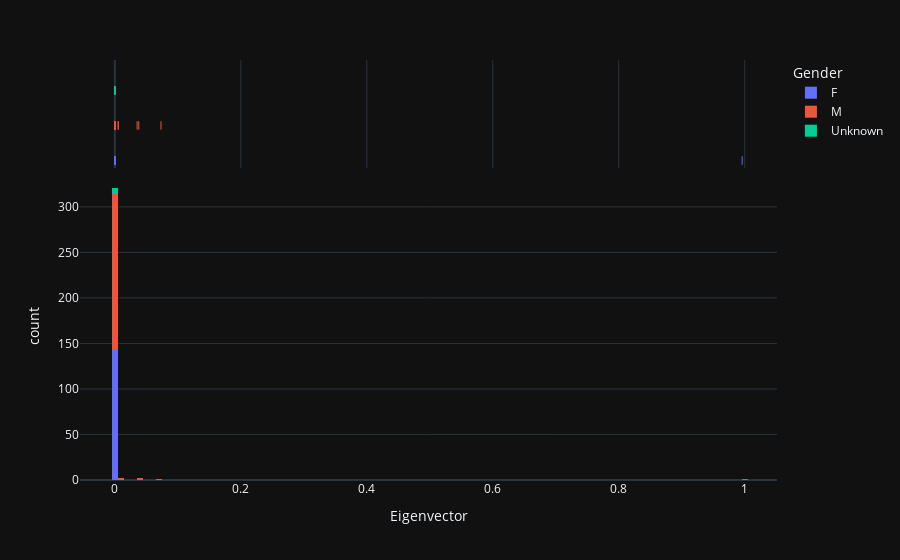

Notebook code for this chart:
### Markdown cell above
Female students have higher eigenvector centrality. They can be largely invisible in the network and have a lower number of connections but still have more communication power by knowing well-connected students.

### Code cell
fig = px.histogram(df, x="Eigenvector", color="Gender", marginal="rug",nbins=100, hover_data=df.columns, template = 'plotly_dark')
fig.show()

### Figure 1 — Plotly figure (JSON) as saved in the notebook; plotly's stock layout.template omitted (floating-point values rounded to 4 significant figures; data arrays with more than 128 entries replaced by an {"elided": "..."} marker saying what was removed)
{"data": [{"alignmentgroup": "True", "bingroup": "x", "hovertemplate": "Gender=F<br>Eigenvector=%{x}<br>count=%{y}<extra></extra>", "legendgroup": "F", "marker": {"color": "#636efa", "pattern": {"shape": ""}}, "name": "F", "nbinsx": 100, "offsetgroup": "F", "orientation": "v", "showlegend": true, "type": "histogram", "x": {"elided": "146 float values"}, "xaxis": "x", "yaxis": "y"}, {"alignmentgroup": "True", "boxpoints": "all", "customdata": {"elided": "146x7 mixed values"}, "fillcolor": "rgba(255,255,255,0)", "hoveron": "points", "hovertemplate": "Gender=%{customdata[2]}<br>Eigenvector=%{x}<br>studentID=%{customdata[0]}<br>Class=%{customdata[1]}<br>Degree=%{customdata[3]}<br>Closeness=%{customdata[4]}<br>Betweenness=%{customdata[5]}<br>PageRank=%{customdata[6]}<extra></extra>", "jitter": 0, "legendgroup": "F", "line": {"color": "rgba(255,255,255,0)"}, "marker": {"color": "#636efa", "symbol": "line-ns-open"}, "name": "F", "offsetgroup": "F", "showlegend": false, "type": "box", "x": {"elided": "146 float values"}, "xaxis": "x2", "yaxis": "y2"}, {"alignmentgroup": "True", "bingroup": "x", "hovertemplate": "Gender=M<br>Eigenvector=%{x}<br>count=%{y}<extra></extra>", "legendgroup": "M", "marker": {"color": "#EF553B", "pattern": {"shape": ""}}, "name": "M", "nbinsx": 100, "offsetgroup": "M", "orientation": "v", "showlegend": true, "type": "histogram", "x": {"elided": "176 float values"}, "xaxis": "x", "yaxis": "y"}, {"alignmentgroup": "True", "boxpoints": "all", "customdata": {"elided": "176x7 mixed values"}, "fillcolor": "rgba(255,255,255,0)", "hoveron": "points", "hovertemplate": "Gender=%{customdata[2]}<br>Eigenvector=%{x}<br>studentID=%{customdata[0]}<br>Class=%{customdata[1]}<br>Degree=%{customdata[3]}<br>Closeness=%{customdata[4]}<br>Betweenness=%{customdata[5]}<br>PageRank=%{customdata[6]}<extra></extra>", "jitter": 0, "legendgroup": "M", "line": {"color": "rgba(255,255,255,0)"}, "marker": {"color": "#EF553B", "symbol": "line-ns-open"}, "name": "M", "offsetgroup": "M", "showlegend": false, "type": "box", "x": {"elided": "176 float values"}, "xaxis": "x2", "yaxis": "y2"}, {"alignmentgroup": "True", "bingroup": "x", "hovertemplate": "Gender=Unknown<br>Eigenvector=%{x}<br>count=%{y}<extra></extra>", "legendgroup": "Unknown", "marker": {"color": "#00cc96", "pattern": {"shape": ""}}, "name": "Unknown", "nbinsx": 100, "offsetgroup": "Unknown", "orientation": "v", "showlegend": true, "type": "histogram", "x": [6.174e-103, 8.985e-98, 5.047e-71, 2.153e-49, 9.051e-98, 4.193e-68, 5.443e-27], "xaxis": "x", "yaxis": "y"}, {"alignmentgroup": "True", "boxpoints": "all", "customdata": [[34, "MP", "Unknown", 34, 0, 0, 0.0008514], [41, "MP", "Unknown", 45, 0.009202, 0.0009144, 0.0008617], [243, "MP", "Unknown", 37, 0.05954, 0.000634, 0.0009857], [420, "MP", "Unknown", 35, 0.1323, 0.001998, 0.001078], [58, "PC*", "Unknown", 52, 0.01534, 0.002096, 0.0009657], [209, "PC*", "Unknown", 18, 0.06945, 0.0005264, 0.001078], [979, "2BIO2", "Unknown", 20, 0.2525, 0.0001521, 0.003233]], "fillcolor": "rgba(255,255,255,0)", "hoveron": "points", "hovertemplate": "Gender=%{customdata[2]}<br>Eigenvector=%{x}<br>studentID=%{customdata[0]}<br>Class=%{customdata[1]}<br>Degree=%{customdata[3]}<br>Closeness=%{customdata[4]}<br>Betweenness=%{customdata[5]}<br>PageRank=%{customdata[6]}<extra></extra>", "jitter": 0, "legendgroup": "Unknown", "line": {"color": "rgba(255,255,255,0)"}, "marker": {"color": "#00cc96", "symbol": "line-ns-open"}, "name": "Unknown", "offsetgroup": "Unknown", "showlegend": false, "type": "box", "x": [6.174e-103, 8.985e-98, 5.047e-71, 2.153e-49, 9.051e-98, 4.193e-68, 5.443e-27], "xaxis": "x2", "yaxis": "y2"}], "layout": {"autosize": true, "barmode": "relative", "legend": {"title": {"text": "Gender"}, "tracegroupgap": 0}, "margin": {"t": 60}, "xaxis": {"anchor": "y", "autorange": true, "domain": [0, 1], "range": [-0.05533, 1.051], "title": {"text": "Eigenvector"}, "type": "linear"}, "xaxis2": {"anchor": "y2", "autorange": true, "domain": [0, 1], "matches": "x", "range": [-0.05533, 1.051], "showgrid": true, "showticklabels": false, "type": "linear"}, "yaxis": {"anchor": "x", "autorange": true, "domain": [0, 0.7326], "range": [0, 337.9], "title": {"text": "count"}}, "yaxis2": {"anchor": "x2", "autorange": true, "domain": [0.7426, 1], "matches": "y2", "range": [-0.6678, 2.5], "showgrid": false, "showline": false, "showticklabels": false, "ticks": "", "type": "category"}}}
